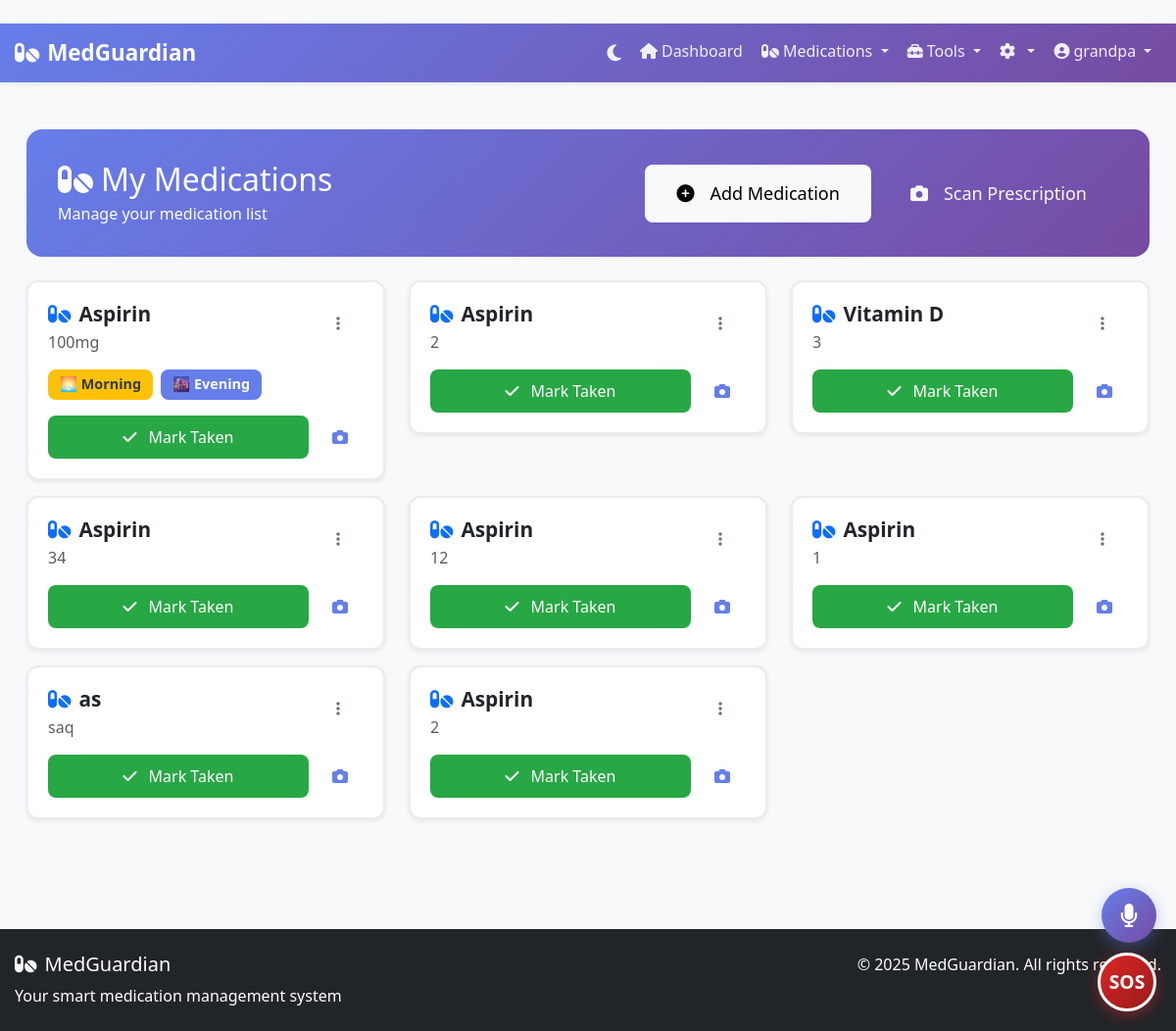
Screenshot of /medication/medications (signed in) with the database file from the repository.
### app/models/auth.py (models this page shows, shortened)
class User(UserMixin, BaseModel):
    __tablename__ = 'user'
    username = db.Column(db.String(100), nullable=False, unique=True, index=True)
    email = db.Column(db.String(100), nullable=False, unique=True, index=True)
    password_hash = db.Column(db.String(200))
    role = db.Column(db.String(20), nullable=False, default='senior', index=True)
    telegram_chat_id = db.Column(db.String(50), nullable=True, unique=True)
    reset_token = db.Column(db.String(100), nullable=True, unique=True)
    reset_token_expiry = db.Column(db.DateTime, nullable=True)
    email_verified = db.Column(db.Boolean, default=False)
    email_verification_token = db.Column(db.String(100), nullable=True, unique=True)
    camera_auto_accept = db.Column(db.Boolean, default=False)
    medications = db.relationship('Medication', backref='user', lazy=True, cascade='all, delete-orphan')

### app/models/medication.py (models this page shows, shortened)
class Medication(BaseModel):
    __tablename__ = 'medication'
    name = db.Column(db.String(100), nullable=False, index=True)
    dosage = db.Column(db.String(50), nullable=False)
    frequency = db.Column(db.String(50), nullable=False)
    instructions = db.Column(db.Text)
    user_id = db.Column(db.Integer, db.ForeignKey('user.id', ondelete='CASCADE'), nullable=False, index=True)
    morning = db.Column(db.Boolean, default=False)
    afternoon = db.Column(db.Boolean, default=False)
    evening = db.Column(db.Boolean, default=False)
    night = db.Column(db.Boolean, default=False)
    reminder_enabled = db.Column(db.Boolean, default=True)
    reminder_sound = db.Column(db.Boolean, default=True)
    reminder_voice = db.Column(db.Boolean, default=True)
    custom_reminder_times = db.Column(db.String(200))
    start_date = db.Column(db.Date, index=True)
    end_date = db.Column(db.Date, index=True)
    priority = db.Column(db.String(20), default='normal', index=True)
    custom_times = db.Column(db.String(200))  # JSON string for custom times
    barcode = db.Column(db.String(100), nullable=True, index=True)  # UPC/EAN/QR code
    reference_image_path = db.Column(db.String(500), nullable=True)  # Path to reference photo
    image_features = db.Column(db.Text, nullable=True)  # JSON: color histogram, shape features
    label_text = db.Column(db.Text, nullable=True)  # OCR extracted text from label
    reference_images = db.Column(db.Text, nullable=True)  # JSON: ["base64img1", "base64img2", ...]
    background_image = db.Column(db.Text, nullable=True)  # Background-only capture for subtraction
    ai_trained = db.Column(db.Boolean, default=False)  # True if user completed AI training

### app/routes/medication.py (the view)
@medication.route('/medications')
@login_required
def list_medications():
    medications = Medication.query.filter_by(user_id=current_user.id).all()
    return render_template('medication/list.html', medications=medications)

### app/templates/medication/list.html (shortened to what this page needs)
{% extends "base.html" %}
{% block content %}
<div class="container medication-page py-4">
    <div class="page-header">
        <div class="d-flex justify-content-between align-items-center flex-wrap gap-3">
            <div>
                <h2 class="mb-1">
                    <i class="fas fa-pills me-2"></i>My Medications
                </h2>
                <p class="mb-0 opacity-90">Manage your medication list</p>
            </div>
            <div class="d-flex gap-2 flex-wrap">
                <a href="{{ url_for('medication.add_medication') }}" class="btn btn-light btn-lg">
                    <i class="fas fa-plus-circle me-2"></i>Add Medication
                </a>
                <a href="{{ url_for('prescription.scanner') }}" class="btn btn-outline-light btn-lg">
                    <i class="fas fa-camera me-2"></i>Scan Prescription
                </a>
            </div>
        </div>
    </div>
    {% if medications %}
    <div class="row">
        {% for med in medications %}
        <div class="col-lg-6 col-xl-4">
            <div class="medication-card card">
                <div class="card-body">
                    <div class="d-flex justify-content-between align-items-start mb-3">
                        <div>
                            <h5 class="med-name mb-1">
                                <i class="fas fa-pills text-primary me-2"></i>{{ med.name }}
                            </h5>
                            <span class="text-muted">{{ med.dosage }}</span>
                        </div>
                        <div class="dropdown">
                            <button class="btn btn-outline-secondary btn-sm" data-bs-toggle="dropdown">
                                <i class="fas fa-ellipsis-v"></i>
                            </button>
                        </div>
                    </div>
                    <div class="mb-3">
                        {% if med.morning %}<span class="badge bg-warning text-dark schedule-badge">🌅 Morning</span>{%
                        endif %}
                        {% if med.evening %}<span class="badge bg-primary schedule-badge">🌆 Evening</span>{% endif %}
                    </div>
                    <div class="d-flex gap-2">
                        <form action="{{ url_for('medication.mark_taken', medication_id=med.id) }}" method="post"
                            class="taken-form flex-grow-1" data-med-name="{{ med.name }}">
                            <button type="button" class="btn btn-success action-btn w-100 taken-btn">
                                <i class="fas fa-check me-1"></i>Mark Taken
                            </button>
                        </form>
                        <button class="btn btn-outline-primary action-btn verify-btn" data-id="{{ med.id }}">
                            <i class="fas fa-camera"></i>
                        </button>
                    </div>
                </div>
            </div>
        </div>
        {% endfor %}
    </div>
    {% endif %}
</div>
{% endblock %}

### app/templates/base.html (shortened to what this page needs)
﻿<!DOCTYPE html>
<html lang="en">
<head>
    <link href="https://cdn.jsdelivr.net/npm/bootstrap@5.3.0/dist/css/bootstrap.min.css" rel="stylesheet">
    <link href="https://cdnjs.cloudflare.com/ajax/libs/font-awesome/6.4.0/css/all.min.css" rel="stylesheet">
    <link href="{{ url_for('static', filename='css/style.css') }}" rel="stylesheet">
    <link href="{{ url_for('static', filename='css/accessibility.css') }}" rel="stylesheet">
    <link href="{{ url_for('static', filename='css/reminder_banner.css') }}" rel="stylesheet">
    <link href="{{ url_for('static', filename='css/camera_modal.css') }}" rel="stylesheet">
</head>
<body>
    <nav class="navbar navbar-expand-lg navbar-dark shadow-sm"
        style="background: linear-gradient(135deg, #667eea 0%, #764ba2 100%);">
        <div class="container">
            <a class="navbar-brand fw-bold"
                href="{% if current_user.is_authenticated %}{{ url_for('main.dashboard') }}{% else %}{{ url_for('main.index') }}{% endif %}">
                <i class="fas fa-pills me-2"></i>MedGuardian
            </a>
            <div class="collapse navbar-collapse" id="navbarNav">
                <ul class="navbar-nav ms-auto">
                    {% if current_user.is_authenticated %}
                    <li class="nav-item">
                        <a class="nav-link" href="{{ url_for('main.dashboard') }}">
                            <i class="fas fa-home me-1"></i>Dashboard
                        </a>
                    </li>
                    <li class="nav-item dropdown">
                        <a class="nav-link dropdown-toggle" href="#" role="button" data-bs-toggle="dropdown">
                            <i class="fas fa-pills me-1"></i>Medications
                        </a>
                    </li>
                    <li class="nav-item dropdown">
                        <a class="nav-link dropdown-toggle" href="#" role="button" data-bs-toggle="dropdown">
                            <i class="fas fa-toolbox me-1"></i>Tools
                        </a>
                    </li>
                    <li class="nav-item dropdown">
                        <a class="nav-link dropdown-toggle" href="#" role="button" data-bs-toggle="dropdown">
                            <i class="fas fa-cog me-1"></i>
                        </a>
                    </li>
                    <li class="nav-item dropdown">
                        <a class="nav-link dropdown-toggle" href="#" role="button" data-bs-toggle="dropdown">
                            <i class="fas fa-user-circle me-1"></i>{{ current_user.username }}
                        </a>
                    </li>
                    {% endif %}
                </ul>
            </div>
        </div>
    </nav>
    <main class="container-fluid py-4">
        {% block content %}{% endblock %}
    </main>
    {% if current_user.is_authenticated %}
    <button id="emergencySosBtn" class="emergency-sos-btn" onclick="window.location.href='/emergency/sos'"
        title="Emergency SOS">
        SOS
    </button>
    {% endif %}
    <footer class="bg-dark text-white py-4 mt-5">
        <div class="container">
            <div class="row">
                <div class="col-md-6">
                    <h5><i class="fas fa-pills me-2"></i>MedGuardian</h5>
                    <p class="mb-0">Your smart medication management system</p>
                </div>
                <div class="col-md-6 text-md-end">
                    <p class="mb-0">&copy; 2025 MedGuardian. All rights reserved.</p>
                </div>
            </div>
        </div>
    </footer>
</body>
</html>

### app/static/css/style.css (style rules this page uses)
:root { --primary-color: #667eea; --secondary-color: #764ba2; --success-color: #28a745; --warning-color: #ffc107; --danger-color: #dc3545; --info-color: #17a2b8; --light-color: #f8f9fa; --dark-color: #343a40; --font-family: 'Segoe UI', Tahoma, Geneva, Verdana, sans-serif; --senior-font-size: 1.125rem; --senior-font-size-large: 1.5rem; --senior-font-size-xlarge: 2rem; --high-contrast-bg: #ffffff; --high-contrast-text: #000000; }
* { margin: 0; padding: 0; box-sizing: border-box; }
body { font-family: var(--font-family); line-height: 1.8; color: var(--dark-color); background-color: var(--light-color); font-size: 16px; }
.container { max-width: 1200px; margin: 0 auto; padding: 0 15px; }
.mt-5 { margin-top: 3rem; }
.mb-1 { margin-bottom: 0.25rem; }
.mb-3 { margin-bottom: 1rem; }
.py-4 { padding-top: 1.5rem; padding-bottom: 1.5rem; }
.btn { display: inline-block; padding: 0.75rem 1.5rem; font-weight: 500; text-align: center; text-decoration: none; border-radius: 0.375rem; border: none; cursor: pointer; transition: all 0.3s ease; min-height: 44px; }
.btn-success { background-color: var(--success-color); color: white; }
.btn-outline-primary { background-color: transparent; border: 2px solid var(--primary-color); color: var(--primary-color); }
.btn-lg { padding: 1rem 2rem; font-size: 1.25rem; }
.card { background: white; border-radius: 0.5rem; box-shadow: 0 0.125rem 0.25rem rgba(0, 0, 0, 0.075); border: 1px solid rgba(0, 0, 0, 0.125); overflow: hidden; }
.card-body { padding: 1.25rem; }
.badge { display: inline-block; padding: 0.35rem 0.65rem; font-size: 0.85rem; font-weight: 700; line-height: 1; text-align: center; white-space: nowrap; vertical-align: baseline; border-radius: 0.25rem; }
.bg-primary { background-color: var(--primary-color) !important; color: white !important; }
.bg-warning { background-color: var(--warning-color) !important; color: var(--dark-color) !important; }
.emergency-sos-btn { position: fixed; bottom: 20px; right: 20px; width: 60px; height: 60px; border-radius: 50%; background: linear-gradient(135deg, #dc2626 0%, #991b1b 100%); border: 3px solid white; color: white; font-size: 1.2rem; font-weight: bold; cursor: pointer; box-shadow: 0 4px 15px rgba(220, 38, 38, 0.5); transition: all 0.3s ease; z-index: 1001; }
body, .card, .btn, .form-control, .form-select, .dropdown-menu, .modal-content, .alert, footer { transition: background-color 0.3s ease, color 0.3s ease, border-color 0.3s ease; }

### app/static/css/accessibility.css (style rules this page uses)
body.font-medium { font-size: 16px !important; }
body.line-spacing-normal { line-height: 1.5; }

### app/static/css/camera_modal.css (style rules this page uses)
.btn { padding: 12px 24px; border: none; border-radius: 8px; font-size: 16px; font-weight: 500; cursor: pointer; transition: all 0.2s; display: inline-flex; align-items: center; justify-content: center; gap: 8px; }
.btn-lg { padding: 16px 32px; font-size: 18px; }

### app/templates/medication/list.html (style rules this page uses)
.medication-page .page-header { background: linear-gradient(135deg, #667eea 0%, #764ba2 100%); border-radius: 16px; padding: 2rem; color: white; margin-bottom: 1.5rem; }
.medication-page .medication-card { border-radius: 12px; border: 2px solid #e9ecef; transition: all 0.2s ease; margin-bottom: 1rem; }
.medication-page .med-name { font-size: 1.3rem; font-weight: 600; }
.medication-page .schedule-badge { font-size: 0.9rem; padding: 0.5rem 0.75rem; border-radius: 8px; margin-right: 0.25rem; }
.medication-page .action-btn { padding: 0.5rem 1rem; border-radius: 8px; font-weight: 500; }

### app/templates/base.html (style rules this page uses)
.navbar .nav-link { color: rgba(255, 255, 255, 0.9) !important; font-weight: 500; transition: all 0.3s ease; padding: 0.5rem 1rem; border-radius: 8px; margin: 0 0.1rem; }
.navbar-brand { font-size: 1.4rem; transition: transform 0.3s ease; }

### rows the page displays
User: username "grandpa"
Medication: name "Aspirin", dosage "100mg", morning "🌅 Morning", evening "🌆 Evening"
Medication: name "Aspirin", dosage "2"
Medication: name "Vitamin D", dosage "3"
Medication: name "Aspirin", dosage "34"
Medication: name "Aspirin", dosage "12"
Medication: name "Aspirin", dosage "1"
Medication: name "as", dosage "saq"
Medication: name "Aspirin", dosage "2"
